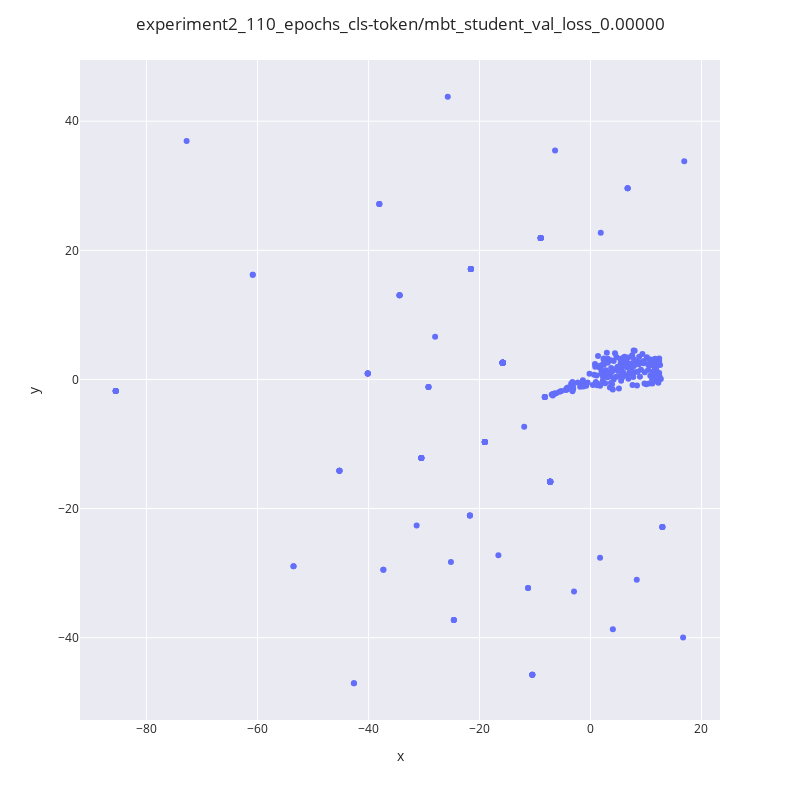

The code cell stored with this chart in its notebook:
### Code cell
chkpt_name = "experiment2_110_epochs_cls-token/mbt_student_val_loss_0.00000"
pkl_path = f"saved_models/{chkpt_name}.pkl"
with open(pkl_path, "rb") as fh:
    embeddings_obj = pickle.load(fh)

embeddings_cleaned = clean_nans(embeddings_obj)
plot_embeddings(embeddings_cleaned, chkpt_name)

### Figure 1 — Plotly figure (JSON) as saved in the notebook; plotly's stock layout.template omitted (floating-point values rounded to 4 significant figures; data arrays with more than 128 entries replaced by an {"elided": "..."} marker saying what was removed)
{"data": [{"customdata": {"elided": "312x1 str values"}, "hovertemplate": "x=%{x}<br>y=%{y}<br>labels=%{customdata[0]}<extra></extra>", "legendgroup": "", "marker": {"color": "#636efa", "symbol": "circle"}, "mode": "markers", "name": "", "orientation": "v", "showlegend": false, "type": "scatter", "x": {"elided": "312 float values"}, "xaxis": "x", "y": {"elided": "312 float values"}, "yaxis": "y"}], "layout": {"autosize": false, "height": 800, "legend": {"tracegroupgap": 0}, "margin": {"t": 60}, "title": {"text": "experiment2_110_epochs_cls-token/mbt_student_val_loss_0.00000"}, "width": 800, "xaxis": {"anchor": "y", "domain": [0, 1], "title": {"text": "x"}}, "yaxis": {"anchor": "x", "domain": [0, 1], "title": {"text": "y"}}}}
